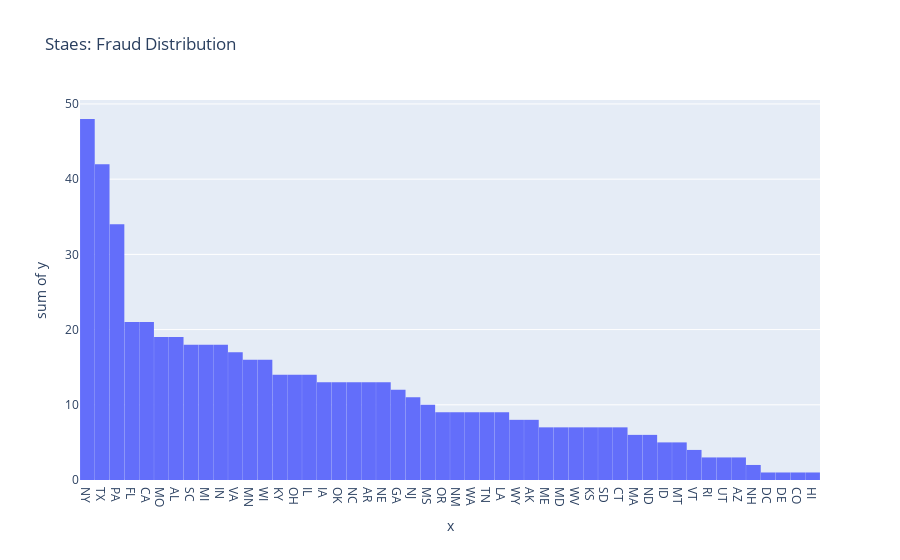

This figure's notebook cell:
### Code cell
fig = px.histogram(states_df10, x=states_df.index, y=states_df["is_fraud1"], title="Staes: Fraud Distribution")
fig.update_layout(bargap=0.01)
fig.show()

### Figure 1 — Plotly figure (JSON) as saved in the notebook; plotly's stock layout.template omitted (floating-point values rounded to 4 significant figures)
{"data": [{"alignmentgroup": "True", "bingroup": "x", "histfunc": "sum", "hovertemplate": "x=%{x}<br>sum of y=%{y}<extra></extra>", "legendgroup": "", "marker": {"color": "#636efa", "pattern": {"shape": ""}}, "name": "", "offsetgroup": "", "orientation": "v", "showlegend": false, "type": "histogram", "x": ["NY", "TX", "PA", "FL", "CA", "MO", "AL", "SC", "MI", "IN", "VA", "MN", "WI", "KY", "OH", "IL", "IA", "OK", "NC", "AR", "NE", "GA", "NJ", "MS", "OR", "NM", "WA", "TN", "LA", "WY", "AK", "ME", "MD", "WV", "KS", "SD", "CT", "MA", "ND", "ID", "MT", "VT", "RI", "UT", "AZ", "NH", "DC", "DE", "CO", "HI"], "xaxis": "x", "y": [48, 42, 34, 21, 21, 19, 19, 18, 18, 18, 17, 16, 16, 14, 14, 14, 13, 13, 13, 13, 13, 12, 11, 10, 9, 9, 9, 9, 9, 8, 8, 7, 7, 7, 7, 7, 7, 6, 6, 5, 5, 4, 3, 3, 3, 2, 1, 1, 1, 1], "yaxis": "y"}], "layout": {"bargap": 0.01, "barmode": "relative", "legend": {"tracegroupgap": 0}, "title": {"text": "Staes: Fraud Distribution"}, "xaxis": {"anchor": "y", "domain": [0, 1], "title": {"text": "x"}}, "yaxis": {"anchor": "x", "domain": [0, 1], "title": {"text": "sum of y"}}}}
